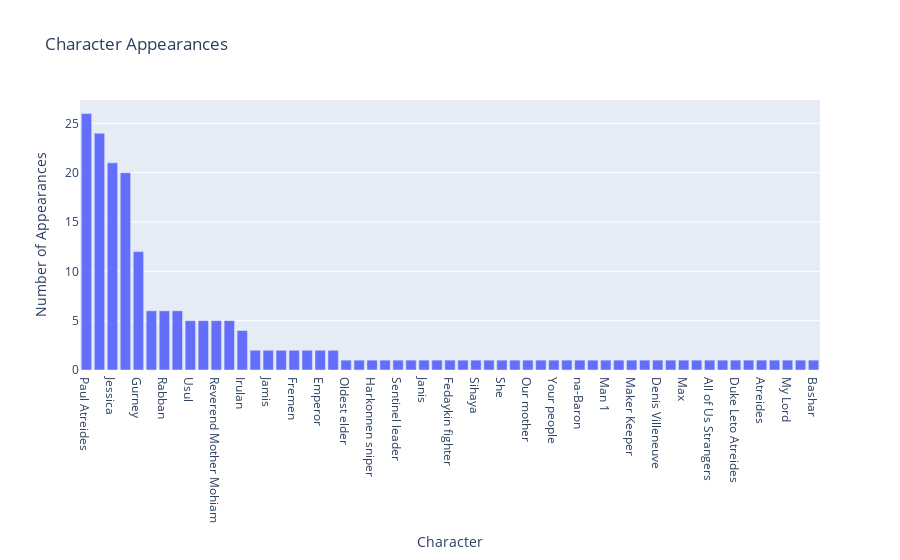

This figure's notebook cell:
### Code cell
plot_characters(answer_character_list)

### Figure 1 — Plotly figure (JSON) as saved in the notebook; plotly's stock layout.template omitted (floating-point values rounded to 4 significant figures)
{"data": [{"alignmentgroup": "True", "hovertemplate": "Character=%{x}<br>Number of Appearances=%{y}<extra></extra>", "legendgroup": "", "marker": {"color": "#636efa", "pattern": {"shape": ""}}, "name": "", "offsetgroup": "", "orientation": "v", "showlegend": false, "textposition": "auto", "type": "bar", "x": ["Paul Atreides", "Chani", "Jessica", "Stilgar", "Gurney", "Harkonnen soldier", "Rabban", "Feyd-Rautha", "Usul", "Shishakli", "Reverend Mother Mohiam", "Muad'Dib", "Irulan", "Harkonnen commander", "Jamis", "Lisan al-Gaib", "Fremen", "Baron Harkonnen", "Emperor", "Bene Gesserit", "Oldest elder", "Harkonnen lieutenant", "Harkonnen sniper", "Fremen sentinel", "Sentinel leader", "Mahdi", "Janis", "Old watermaster", "Fedaykin fighter", "Fedaykin", "Sihaya", "Shai-Hulud", "She", "You", "Our mother", "They", "Your people", "Princess Irulan", "na-Baron", "Lady Margot Fenring", "Man 1", "Man 2", "Maker Keeper", "Alia", "Denis Villeneuve", "Ezra", "Max", "Jenna", "All of Us Strangers", "Mahito", "Duke Leto Atreides", "Harkonnen", "Atreides", "Female Fremen", "My Lord", "Leto Atreides", "Bashar"], "xaxis": "x", "y": [26, 24, 21, 20, 12, 6, 6, 6, 5, 5, 5, 5, 4, 2, 2, 2, 2, 2, 2, 2, 1, 1, 1, 1, 1, 1, 1, 1, 1, 1, 1, 1, 1, 1, 1, 1, 1, 1, 1, 1, 1, 1, 1, 1, 1, 1, 1, 1, 1, 1, 1, 1, 1, 1, 1, 1, 1], "yaxis": "y"}], "layout": {"barmode": "relative", "legend": {"tracegroupgap": 0}, "title": {"text": "Character Appearances"}, "xaxis": {"anchor": "y", "domain": [0, 1], "title": {"text": "Character"}}, "yaxis": {"anchor": "x", "domain": [0, 1], "title": {"text": "Number of Appearances"}}}}
